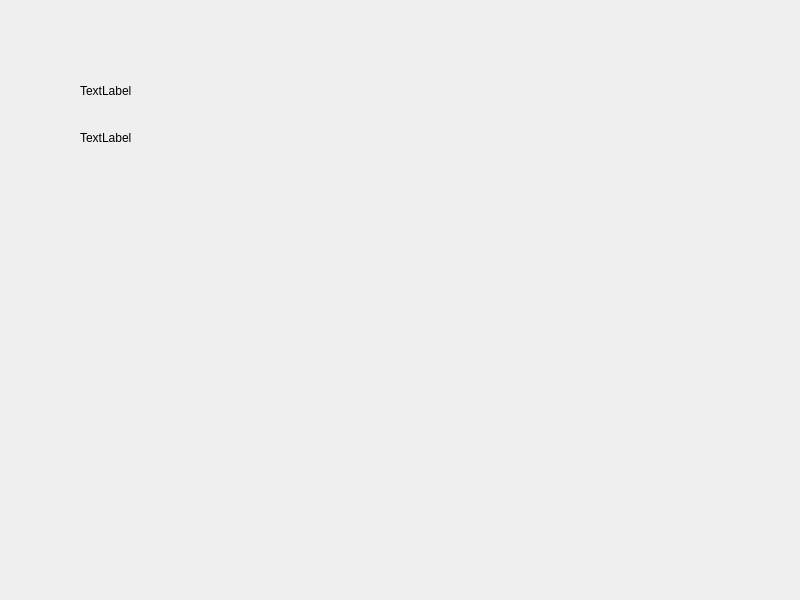
<?xml version="1.0" encoding="UTF-8"?>
<ui version="4.0">
 <class>Widget</class>
 <widget class="QWidget" name="Widget">
  <property name="geometry">
   <rect>
    <x>0</x>
    <y>0</y>
    <width>800</width>
    <height>600</height>
   </rect>
  </property>
  <property name="windowTitle">
   <string>Widget</string>
  </property>
  <widget class="QLabel" name="labDir">
   <property name="geometry">
    <rect>
     <x>80</x>
     <y>80</y>
     <width>371</width>
     <height>21</height>
    </rect>
   </property>
   <property name="text">
    <string>TextLabel</string>
   </property>
  </widget>
  <widget class="QLabel" name="labMsg">
   <property name="geometry">
    <rect>
     <x>80</x>
     <y>130</y>
     <width>431</width>
     <height>16</height>
    </rect>
   </property>
   <property name="text">
    <string>TextLabel</string>
   </property>
  </widget>
 </widget>
 <resources/>
 <connections/>
</ui>
